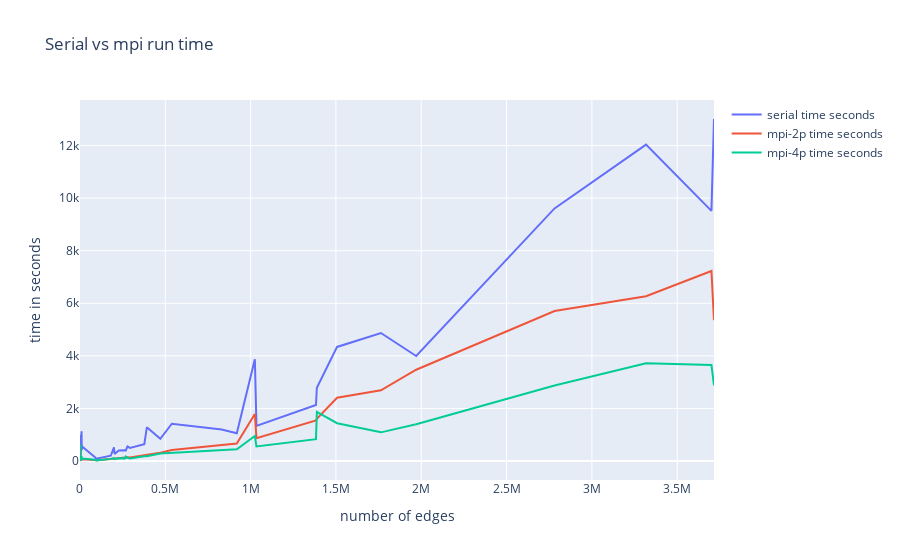

Source (notebook cell):
### Code cell
fig = go.Figure()

# Add traces
fig.add_trace(go.Scatter(x=edges, y=serial,
                    mode='lines',
                    name='serial time seconds'))

fig.add_trace(go.Scatter(x=edges, y=mpi2,
                    mode='lines',
                    name='mpi-2p time seconds'))

fig.add_trace(go.Scatter(x=edges, y=mpi4,
                    mode='lines',
                    name='mpi-4p time seconds'))

fig.update_layout(title='Serial vs mpi run time', 
                  xaxis_title="number of edges", 
                  yaxis_title="time in seconds",)
fig.show()
